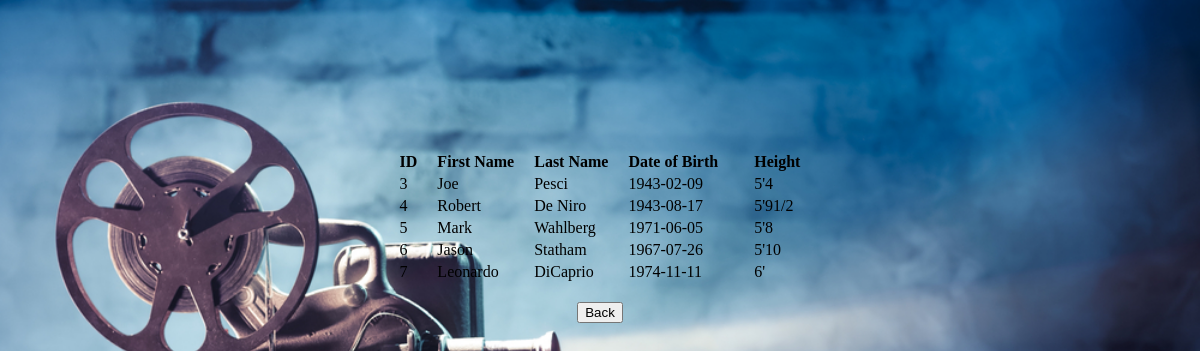
The page /Week2/Lab2/Data.php on the database its author committed.
### tables this page shows
CREATE TABLE IF NOT EXISTS `actors` (
  `ID` int(11) NOT NULL,
  `FirstName` varchar(50) NOT NULL,
  `LastName` varchar(50) NOT NULL,
  `dob` varchar(50) NOT NULL,
  `height` varchar(50) NOT NULL
);

### Week2/Lab2/Data.php (the view, shortened to what this page needs)
<!DOCTYPE html>
<html>
    <head>
        <link rel="stylesheet" type="text/css" href="style3.css">
    </head>
    <body>
        <?php
        $db = getDatabase();
        $stmt = $db->prepare("SELECT * FROM actors");
        $results = array();
        if ($stmt->execute() && $stmt->rowCount() > 0) {
            $results = $stmt->fetchAll(PDO::FETCH_ASSOC);
        }
        ?>
    <center>
    <div id='table'>
        <table>
            <thead>
                <tr>
                    <th>ID &nbsp; &nbsp;</th>
                    <th>First Name &nbsp; &nbsp;</th>
                    <th>Last Name &nbsp; &nbsp;</th>
                    <th>Date of Birth &nbsp; &nbsp; &nbsp; &nbsp;</th>
                    <th>Height</th>
                </tr>
            </thead>
            <?php foreach ($results as $row): ?>
                <tr>
                    <td><?php echo $row['ID']; ?></td>
                    <td><?php echo $row['FirstName']; ?></td>
                    <td><?php echo $row['LastName']; ?></td>
                    <td><?php echo $row['dob']; ?></td>
                    <td><?php echo $row['height']; ?></td>
                </tr>
            <?php endforeach; ?>
        </table>
        <br />
         <input type="button" value="Back" onClick="location.href='view.php'"/>
    </div>
    </center>
    </body>
</html>

### Week2/Lab2/Style3.css (style rules this page uses)
html { background-image:url(image/movie.jpg); background-repeat:repeat; background-size: cover; }
#table { width: 100%; height:100%; }
table { margin-top: 150px; }

### rows shown on the page
actors: ID "3", FirstName "Joe", LastName "Pesci", dob "1943-02-09", height "5'4"
actors: ID "4", FirstName "Robert", LastName "De Niro", dob "1943-08-17", height "5'91/2"
actors: ID "5", FirstName "Mark", LastName "Wahlberg", dob "1971-06-05", height "5'8"
actors: ID "6", FirstName "Jason", LastName "Statham", dob "1967-07-26", height "5'10"
actors: ID "7", FirstName "Leonardo", LastName "DiCaprio", dob "1974-11-11", height "6'"
